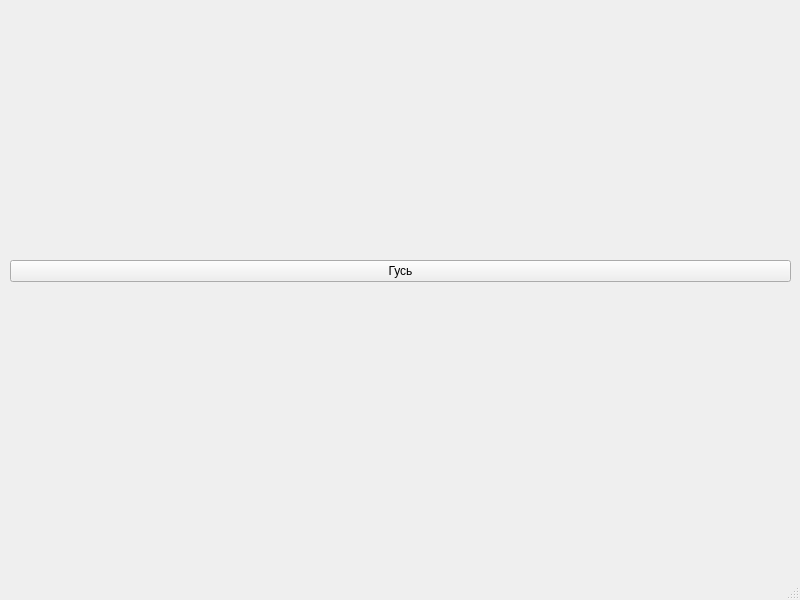
<?xml version="1.0" encoding="UTF-8"?>
<ui version="4.0">
 <class>MainWindow</class>
 <widget class="QMainWindow" name="MainWindow">
  <property name="geometry">
   <rect>
    <x>0</x>
    <y>0</y>
    <width>800</width>
    <height>600</height>
   </rect>
  </property>
  <property name="windowTitle">
   <string>Создание окружностей</string>
  </property>
  <widget class="QWidget" name="centralwidget">
   <widget class="QWidget" name="verticalLayoutWidget">
    <property name="geometry">
     <rect>
      <x>10</x>
      <y>1</y>
      <width>781</width>
      <height>541</height>
     </rect>
    </property>
    <layout class="QVBoxLayout" name="verticalLayout">
     <item>
      <widget class="QPushButton" name="btnCreateCircle">
       <property name="text">
        <string>Гусь</string>
       </property>
      </widget>
     </item>
    </layout>
   </widget>
  </widget>
  <widget class="QMenuBar" name="menubar">
   <property name="geometry">
    <rect>
     <x>0</x>
     <y>0</y>
     <width>800</width>
     <height>21</height>
    </rect>
   </property>
  </widget>
  <widget class="QStatusBar" name="statusbar"/>
 </widget>
 <resources/>
 <connections/>
</ui>
